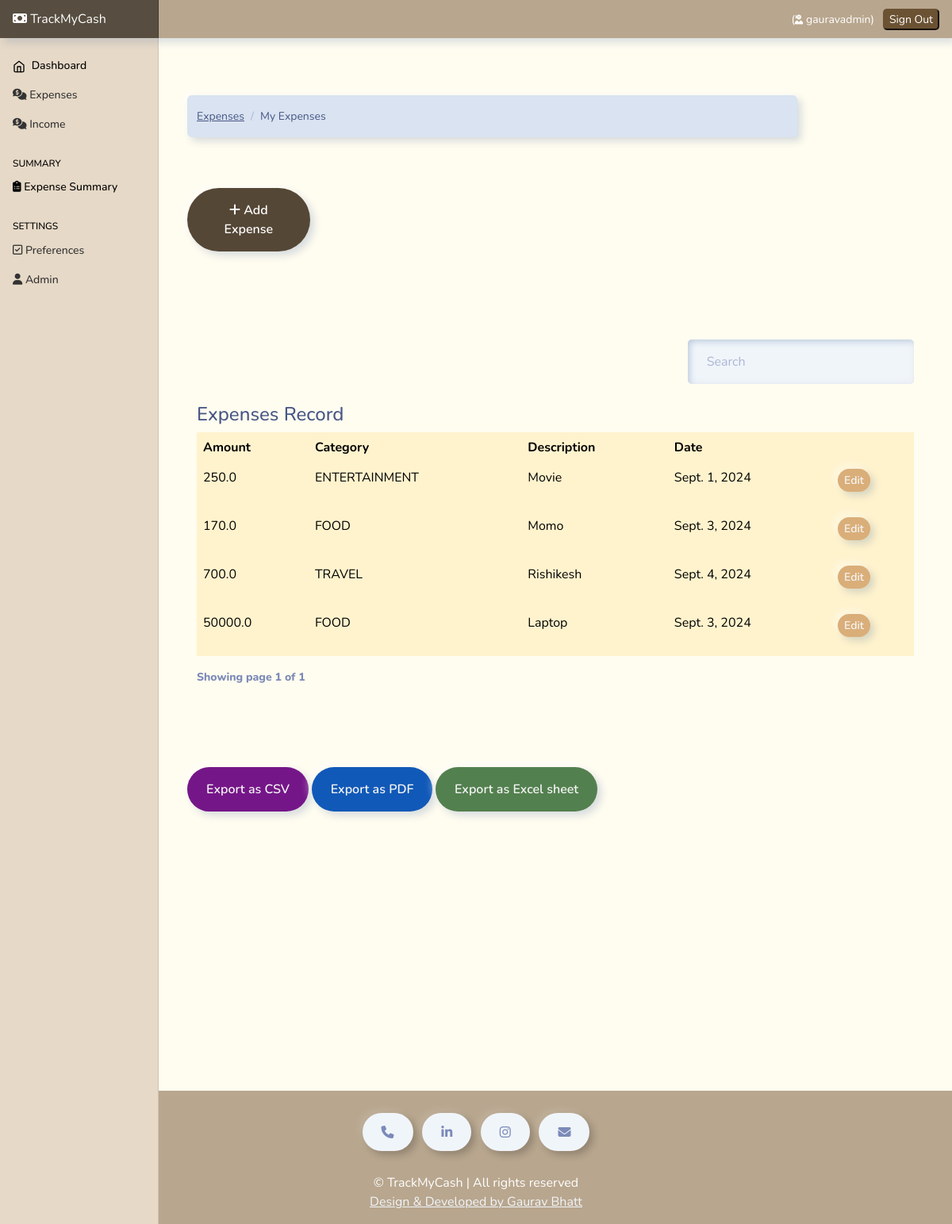
Screenshot of / (signed in) with the database file from the repository.
### Expenses/models.py (models this page shows, shortened)
class Expense(models.Model):
    amount=models.FloatField()
    date=models.DateField(default=now)
    description=models.TextField()
    owner=models.ForeignKey(to=User , on_delete=models.CASCADE)
    category=models.CharField( max_length=250)
    class Meta:
        ordering:['-date']

### Expenses/views.py (the view)
# urls.py: path('', views.index , name="home"),
@login_required(login_url="auth/login")
def index(request):
    currency=UserPreferences.objects.get(user=request.user).currency
    expense=Expense.objects.filter(owner=request.user)
    paginator=Paginator(expense , 8)
    page_number=request.GET.get('page')
    page_obj=Paginator.get_page(paginator,page_number)
    context={
        'expenses':expense,
        'page_obj':page_obj,
        'currency':currency
    }
    return render(request, 'expenses/index.html' , context)

### templates/expenses/index.html (shortened to what this page needs)
{% extends "base.html" %}
{% load static %}
{% block content %}
<div class="container mt-4">
    <div class="row">
      <div class="col-md-10">
        <nav aria-label="breadcrumb">
          <ol class="breadcrumb">
            <li class="breadcrumb-item">
              <a href="">Expenses</a>
            </li>
            <li class="breadcrumb-item active" aria-current="page">
              My Expenses
            </li>
          </ol>
        </nav>
      </div>
    </div>
    <div class="col-md-2 mt-5 mb-4"  >
      <a href="{% url 'add-expense'%}" class="btn btn-md btn-primary" style="background-color: rgb(85, 71, 54);color:white;"  > <i class="fa-solid fa-plus"></i> Add Expense </a>
    </div>
    <br><br><br>
    <div class="container">
        {% include 'partials/messages.html' %} {% if expenses.count %}
        <div class="row">
          <div class="col-md-8"></div>
          <div class="col-md-4">
            <div class="form-group mt-4 mb-4">
              <input type="text" class="form-control" id="searchField" placeholder="Search" style="  border-radius: 5px;">
            </div>
          </div>
        </div>
        <caption><h4>Expenses Record</h4></caption>
    <div class="app-table table-responsive mt-2" >
      <table class="table table-hover  bordered  table-warning "  >
        <thead class="thead-dark" >
          <tr>
            <th >Amount</th>
            <th >Category</th>
            <th >Description</th>
            <th >Date</th>
            <th ></th>
          </tr>
        </thead>
        <tbody class="">
          {% for expense in page_obj%}
          <tr>
            <td>{{expense.amount}}</td>
            <td>{{expense.category}}</td>
            <td>{{expense.description}}</td>
            <td>{{expense.date}}</td>
            <td>
              <a
                href="{% url 'expense-edit' expense.id  %}"
                class="btn btn-secondary btn-sm mb-3" style="background-color: rgb(218, 174, 121);color:whitesmoke;"
                >Edit</a
              >
            </td>
          </tr>
          {% endfor %}
        </tbody>
      </table>
    </div>
        <div class="pagination-container">
        <div class="" style="font-weight: 800;">
          Showing page {{page_obj.number}} of {{ page_obj.paginator.num_pages }}
        </div>
        {% else %}
        <p class="no-results" style="display: block; ;" >No results  found</p>
        {% endif %}
      </div>
    </div>
    {% if expenses.count %}
    <div class="row">
      <div class="col-md-8 "  >
        <br> <br> <br>
        <a class="btn btn-secondary mt-2"  href="{% url 'export-csv' %}"  style="background-color: rgb(117, 22, 136); color: whitesmoke;" >Export as CSV</a>
        <a  class="btn btn-secondary mt-2" href="{% url 'export-pdf' %}" style="background-color: rgb(17, 89, 184); color: whitesmoke;" >Export as PDF</a>
        <a  class="btn btn-secondary mt-2" href="{% url 'export-excel' %}" style="background-color: rgb(83, 128, 79); color: whitesmoke;" >Export as Excel sheet </a>
      </div>
    </div>
    {% endif %}
{% endblock content %}

### templates/base.html (shortened to what this page needs)
{% load static %}
<html lang="en">
  <head>
    <link href="https://cdn.jsdelivr.net/npm/bootstrap@5.0.2/dist/css/bootstrap.min.css" rel="stylesheet">
    <link rel="stylesheet" href="https://cdnjs.cloudflare.com/ajax/libs/font-awesome/6.4.2/css/all.min.css"
 />
<link href= {% static 'css/bootstrap.min.css'%} rel="stylesheet" >
<link href= {% static 'css/main.css'%} rel="stylesheet" >
    <link href= {% static 'css/dashboard.css'%} rel="stylesheet">
  </head>
  <body style="background-color: rgb(255, 252, 240);">
<header class="navbar navbar-dark sticky-top  flex-md-nowrap p-0 shadow mb-5" style="background-color: rgb(184, 166, 142); box-shadow: 5px 10px 5px #e2e2e2; ">
  <a style="background-color: rgb(87, 78, 65);  " class="navbar-brand col-md-3 col-lg-2 me-0 px-3" href="/"><i class="fa-solid fa-money-bill"></i> TrackMyCash</a>
  <div class="navbar-nav" >
    <div class="nav-item text-nowrap">
      <ul
      class="navbar-nav px-3 "
      style="display: flex; flex-direction: row; align-items: center;"
    >
      <li class="nav-item text-nowrap mt-3 ml-2 mr-5">
        {% if user.is_authenticated %}
        <li class="nav-item text-nowrap">
          <span class="nav-link" style="color: white;">
            (<i style="font-size: 12px;" class="fa-solid fa-user-ninja"></i> {{request.user}})
          </span>
        </li>
        <a href="{% url  'logout' %}"  style="text-decoration: none;">
          <input
            class="text text-capitalize"
            type="submit"
            value="Sign out"
            style="background-color: rgb(107, 82, 51); border-radius: 5px; border-color:rgb(107, 82, 51); color: white;"
          />
        </a>
        {% endif %}
      </li>
    </ul>
    </div>
  </div>
</header>
<div class="container-fluid">
  <div class="row">
     {% include "partials/sidebar.html" %}
    <main class="col-md-9 ms-sm-auto col-lg-10 px-md-4">
     {% block content %}
     {% endblock content %}
    </main>
  </div>
</div>
<footer class="text-center" id="contact "
style="margin-top: 44vh; background-color: rgb(184, 166, 142);  color: white;">
<div class="container p-4 pb-0">
  <section class="mb-4">
    <a class="btn btn-outline-light btn-floating m-1" href="tel:7017501776" role="button"><i
        class="fa fa-phone"></i></a>
    <a class="btn btn-outline-light btn-floating m-1" href="https://www.linkedin.com/in/gaurav-bhatt-b927321a6/"
      role="button"><i class="fab fa-linkedin-in"></i></a>
    <a class="btn btn-outline-light btn-floating m-1" href="https://www.instagram.com/gaurav_04_01/"
      role="button"><i class="fab fa-instagram"></i></a>
    <a class="btn btn-outline-light btn-floating m-1" href="mailto:gauravbhatt0401@gmail.com" role="button"><i
        class="fa fa-envelope"></i></a>
  </section>
</div>
<div class="text-center pb-3" >
 <span style="font-size: 2vh;"> ©  <small id="year"></small> TrackMyCash | All rights reserved </span><br>
  <a style="font-size: 2vh;" class="text-light" href="https://gaurav-bhatt-s-portfolio.vercel.app/">Design & Developed by Gaurav Bhatt</a>
</div>
</footer>
  </body>
</html>

### static/css/dashboard.css (style rules this page uses)
body { font-size: .875rem; }
.navbar-brand { padding-top: .75rem; padding-bottom: .75rem; font-size: 1rem; background-color: rgba(0, 0, 0, .25); box-shadow: inset -1px 0 0 rgba(0, 0, 0, .25); }

### rows the page displays
Expense: amount "250.0", category "ENTERTAINMENT", description "Movie", date "Sept. 1, 2024"
Expense: amount "170.0", category "FOOD", description "Momo", date "Sept. 3, 2024"
Expense: amount "700.0", category "TRAVEL", description "Rishikesh", date "Sept. 4, 2024"
Expense: amount "50000.0", category "FOOD", description "Laptop", date "Sept. 3, 2024"

### other values shown
{{ request.user }} "gauravadmin"
{{ page_obj.number }} "1"
{{ page_obj.paginator.num_pages }} "1"
